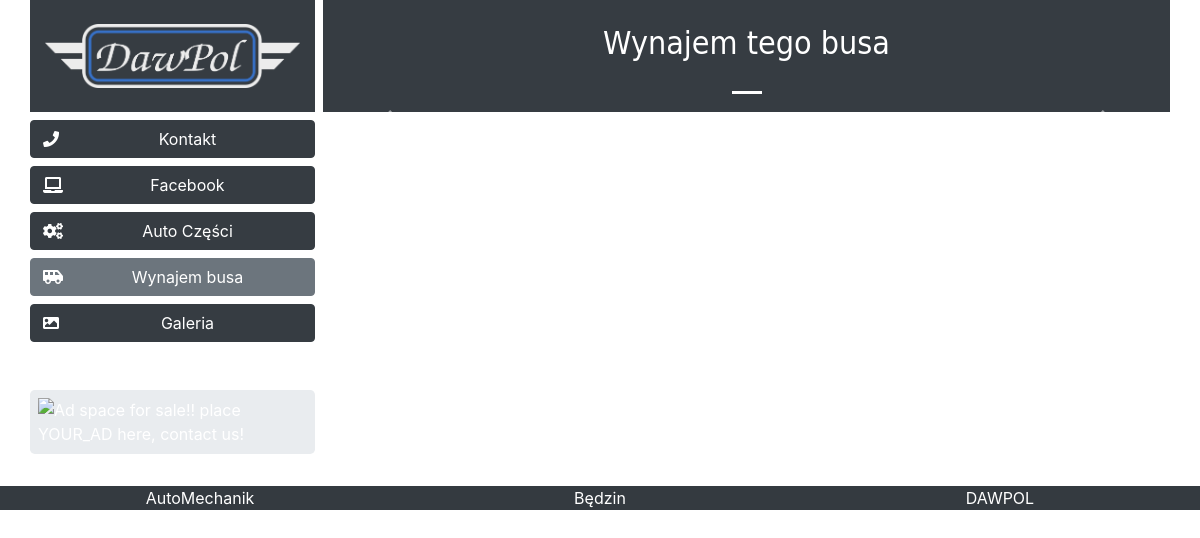
Page /Wypożycz/details/18 on the committed database.
### main/models.py (models this page shows, shortened)
class Page(models.Model):
    name = models.CharField(max_length=100, default="Unnamed", verbose_name="Nazwa") # this is the name for both a button and a header
    icon = models.CharField(max_length=100, default="question", verbose_name="Ikona", blank=True) #this is the icon for a button on the index page
    url = models.CharField(max_length=100, verbose_name="Adres")
    is_internal = models.BooleanField(verbose_name="Wewnętrzny")
    order = models.IntegerField(default=1)
    def get_url(self):
        if self.is_internal:
            return reverse(self.url)
        else:
            return self.url
    def get_target_app(self):
        if self.is_internal:
            app, view = self.url.split(":")
            return app
        else:
            return None

class ImageElement(models.Model):
    def directory(self, f_str):
        f_name, f_ext = os.path.splitext(f_str)
        return "./" + self.my_manager.directory() + "/img_" + self.subtitle + f_ext
    graphic = models.ImageField(upload_to=directory)  # str(manager.id)+"/")
    subtitle = models.CharField(max_length=100, blank=True)
    my_manager = models.ForeignKey(ImageListing, on_delete=models.CASCADE)

### car_hire/views.py (called while the page is built)
def detailedview(request, car_id):
    certain_car = Car.objects.get(id=car_id)
    context = {
        'car': certain_car,
    }
    return render(request, 'car_hire/detailed.html', context)

### main/custom_context_processors.py (called while the page is built)
def base_context(request):
    page_list = Page.objects.all().order_by("order")
    active_app = request.resolver_match.app_names
    return {
        'pages': page_list,
        'active_app': active_app[-1],
    }

### car_hire/templates/car_hire/detailed.html
{% extends 'main/base.html' %}
{% block page_header %}
    Wynajem tego busa
{% endblock %}
{% block content %}
    {% include 'common/carousel.html' with photos=car.imageelement_set.all only %}
{% endblock %}

### main/templates/main/base.html (shortened to what this page needs)
<!DOCTYPE html>
<html lang="pl">
<head>
    {% block head %}
        {% load static %}
        <link rel="stylesheet" href="https://use.fontawesome.com/releases/v5.8.1/css/all.css">
        <link rel="stylesheet" type="text/css" href="{% static 'main/assets/style.css' %}">
    {% endblock head %}
</head>
<body>
    {% block body %}
        <div class="container-fluid">
            <div class="container">
                <div class="row">
                    <a href="/" class="logo">
                        <img src="{% static "main/img/logo.png" %}" alt="{Logo_1}"/>
                    </a>
                    <div class="top-bar">
                        <h2 class="display-5 equal_height">{% block page_header %} STRONA GŁÓWNA {% endblock page_header %}</h2>
                    </div>
                </div>
                <div class="row">
                    <div class="sidebar">
                        {% for page in pages %}
                            <a href="{{ page.get_url }}" class="sidebar-button{% if page.get_target_app == active_app %} btn-secondary {% endif %}" role="button">
                                <div class="row">
                                    <div class="col-1">
                                        <span class="fas fa-{{ page.icon }}"></span>
                                    </div>
                                    <div class="col">
                                        {{ page.name }}
                                    </div>
                                </div>
                            </a>
                        {% endfor %}
                        <div class="side-ad">
                            {% block adspace %}
                                <img src="http://www.ecstudents.net/10fall/kevinpost/archive/photoshop/gif_ads/9000th-winner-animated-2.gif" alt="Ad space for sale!! place YOUR_AD here, contact us!">
                            {% endblock adspace %}
                        </div>
                    </div>
                    <div class="content" id="content">
                        {% block content %}{% endblock content %}
                    </div>
                </div>
            </div>
            <div id="footer" class="row bg-dark">
                {% block footer %}
                    <div class="col-sm-4">
                        AutoMechanik
                    </div>
                    <div class="col-sm-4">
                        Będzin
                    </div>
                    <div class="col-sm-4">
                        DAWPOL
                    </div>
                {% endblock footer %}
            </div>
        </div>
    {% endblock body %}
</body>
</html>

### main/templates/common/carousel.html (shortened to what this page needs)
{% if photos %}
    <div id="carousel-bus" class="carousel slide" data-ride="carousel">
        <ol class="carousel-indicators">
            {% for photo in photos %}
                <li data-target="#carousel-bus" data-slide-to="{{ forloop.counter0 }}" {% if forloop.first %} class="active" {% endif %}></li>
            {% endfor %}
        </ol>
        <a class="carousel-control-prev" href="#carousel-bus" role="button" data-slide="prev">
            <span class="carousel-control-prev-icon" aria-hidden="true"></span>
        </a>
        <a class="carousel-control-next" href="#carousel-bus" role="button" data-slide="next">
            <span class="carousel-control-next-icon" aria-hidden="true"></span>
        </a>
    </div>
{% endif %}

### main/static/main/assets/style.css (style rules this page uses)
:root { --primary_color: black; --seconodary_color: white; }
img { width: 100%; height: auto; }

### rows in the picture
Page: name "Kontakt"
Page: name "Facebook"
Page: name "Auto Części"
Page: name "Wynajem busa"
Page: name "Galeria"
